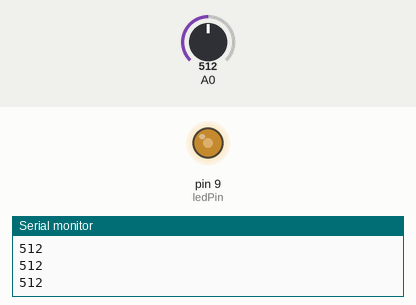
The sketch below on a simulated Arduino Uno, built with avr-gcc and run on an emulated ATmega328P. Parts: output pins drawn as LEDs (lit = HIGH), the last lines printed to the serial monitor. Inputs (shaded band) come from the test bench; at power-on: A0 = 512.

Above: at 1.2 s.
1.3 s: A0 set to 716
At 1.8 s:
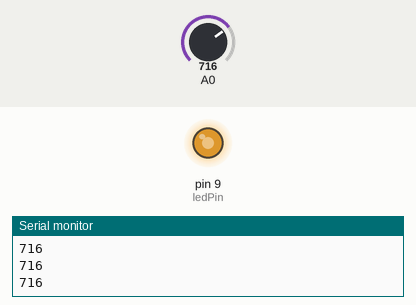
2.8 s: A0 set to 900
At 4.0 s:
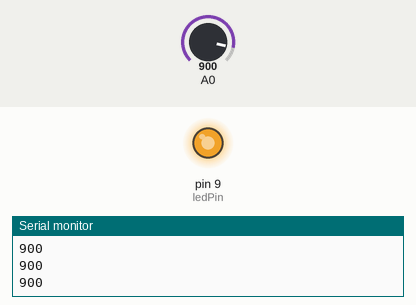
4.3 s: A0 set to 122
At 5.3 s:
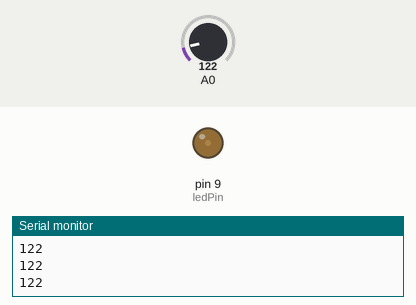
5.8 s: A0 set to 0
At 6.5 s:
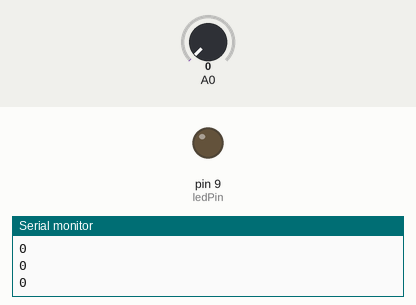
7.3 s: A0 set to 511
At 7.6 s:
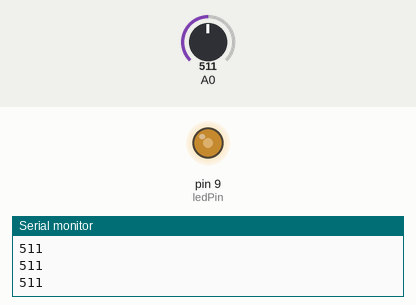
Timing chart, 0 to 9.8 s (numbered marks = the images above; inputs shaded):
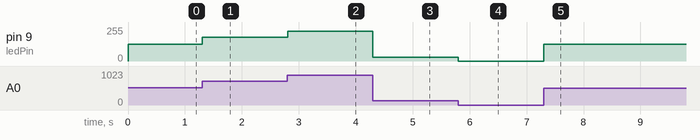

Measured:
- after the input at 1.3 s, pin 9 (ledPin): 127/255 → 178/255 at once
- after the input at 2.8 s, pin 9 (ledPin): 178/255 → 224/255 at once
- after the input at 4.3 s, pin 9 (ledPin): 224/255 → 30/255 at once
- after the input at 5.8 s, pin 9 (ledPin): 30/255 → 0/255 at once
- after the input at 7.3 s, pin 9 (ledPin): 0/255 → 127/255 at once

The sketch:

bare_condutive_potentiometer.ino
```cpp
/*
Making a potentiometer with Bare Paint
Attach one wire from +5V to one side of a pad of Bare paint
Attach second wire from Ground to other side of same pad of paint
Wire connected to Analog Pin 0 acts as wiper
*/

int sensorValue = A0; // This is the wiper which moves along the pad of Bare Paint it is connected to Analog Pin 0
int ledPin = 9;// This is the LED which we will be dimming. It is connected to pin 9 and ground.

void setup()
{
Serial.begin(9600);

}
void loop()
{
sensorValue = analogRead(A0); // Read the value from the wiper
ledPin= map(sensorValue, 0, 1023, 0, 255); // map the value from the wiper (0-1023) to the range of the LED (0-255)
analogWrite(9, ledPin); // Change the brightness of the LED based on the remapped values received from the wiper

Serial.println(sensorValue); // print the values to the serial port
}
```
